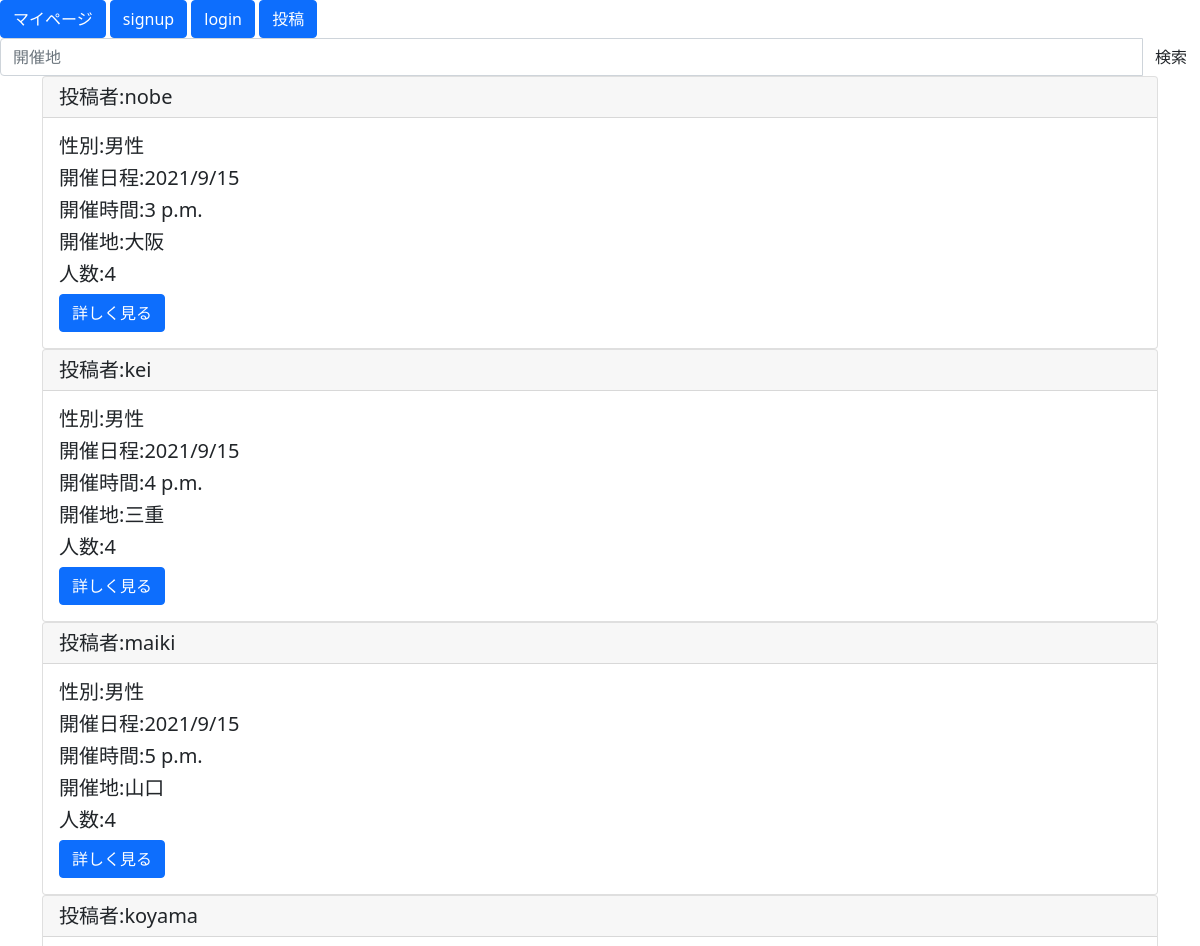
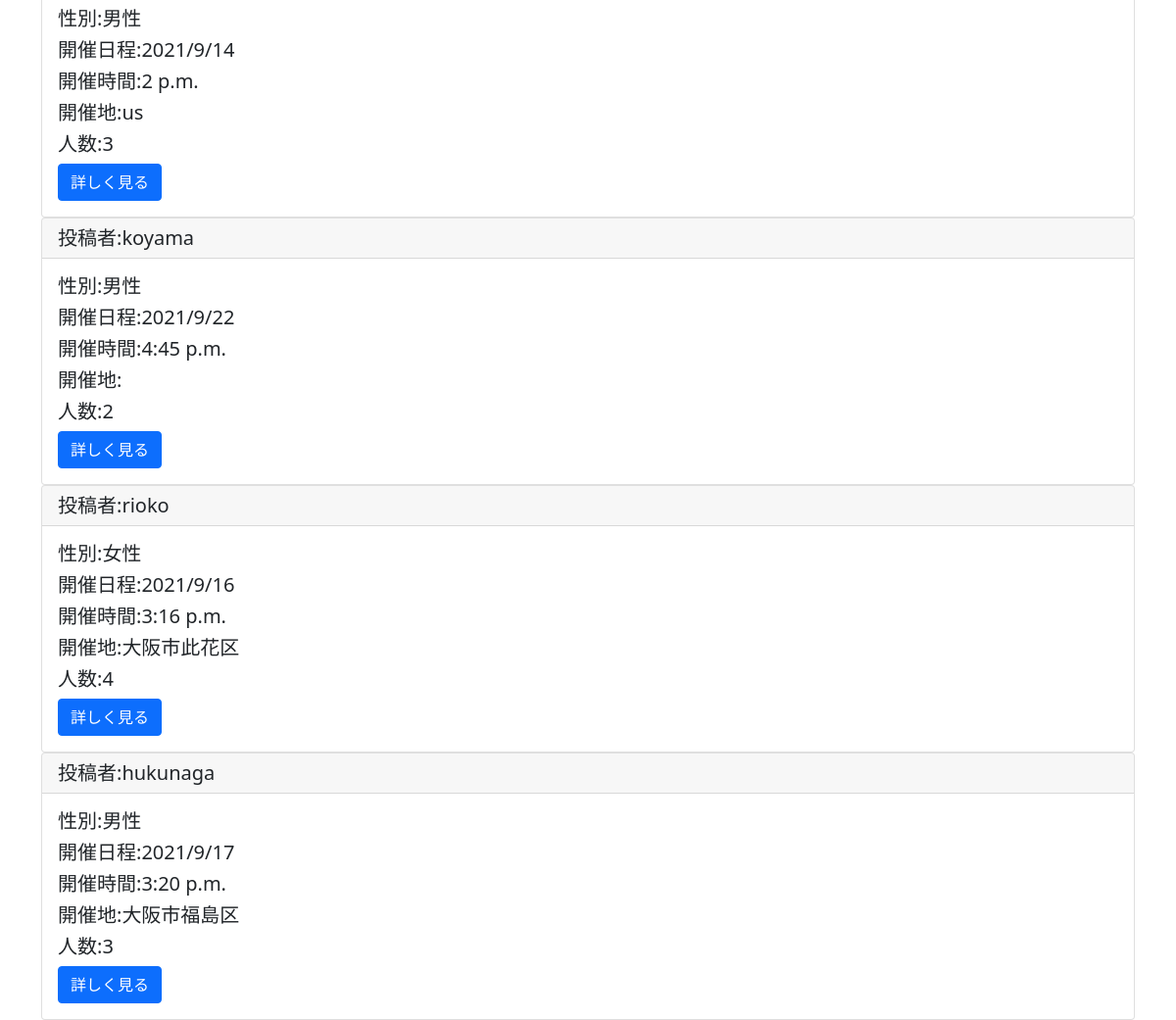
/index/ (signed in), run on the app's committed database (2 pictures, top to bottom).
### sofutomoapp/models.py (models this page shows)
class HostModel(models.Model):
    user = models.ForeignKey(User, on_delete=models.CASCADE)
    name = models.CharField(max_length=20, blank=True)
    gender = models.CharField(max_length=20, blank=True)
    age = models.IntegerField(null=True, blank=True, default=0)
    email = models.EmailField(max_length=240)
    good_counts = models.IntegerField(null=True, blank=True, default=0)
    location = models.CharField(max_length=30, blank=True)
    member = models.IntegerField(null=True, blank=True, default=0)
    event_date = models.DateField(null=True, blank=True)
    event_time = models.TimeField(null=True, blank=True)

### sofutomoapp/views.py (the view)
# urls.py: path('index/', indexview, name='index'),
@login_required
def indexview(request):
    if request.method == 'POST':
        location=request.POST['filter']
        host_filter = HostModel.objects.filter(location = location)
        return render(request, 'index.html', {'host_list':host_filter})
    else:
        host_list=HostModel.objects.all()
        return render(request, 'index.html', {'host_list':host_list})

### templates/index.html
{% extends 'base.html' %}
{% block header %}
<a href="{% url 'mypage' %}" class='btn btn-primary'>マイページ</a>
<a href="{% url 'signup' %}" class='btn btn-primary'>signup</a>
<a href="{% url 'login' %}" class='btn btn-primary'>login</a>
<a href="{% url 'host' %}" class='btn btn-primary'>投稿</a>
{% endblock header %}
{% block content %}
<form class="form-signin" method='post'>{% csrf_token %}
    <div class="input-group">
        <input type="text" class="form-control" placeholder="開催地" name='filter'>
        <span class="input-group-btn" >
            <button class="btn btn-default" type="submit" >検索</button>
        </span>
    </div>
</form>
<div class='container'>
    {% for item in host_list %}
    <div class='card'>
        <h5 class='card-header'>投稿者:{{item.user}}</h5>
        <div class='card-body'>
            <h5 class='card-title'>性別:{{item.gender}}</h5>
            <h5 class='card-title'>開催日程:{{item.event_date | date:"o/n/j"}}</h5>
            <h5 class='card-title'>開催時間:{{item.event_time}}</h5>
            <h5 class='card-title'>開催地:{{item.location}}</h5>
            <h5 class='card-title'>人数:{{item.member}}</h5>
            <a href="{% url 'detail' item.pk %}" class='btn btn-primary'>詳しく見る</a>
        </div>
    </div>
    {% endfor %}
</div>
{% endblock content %}

### templates/base.html (shortened to what this page needs)
<!doctype html>
<html lang="en">
  <head>
    <link href="https://cdn.jsdelivr.net/npm/bootstrap@5.0.0-beta2/dist/css/bootstrap.min.css" rel="stylesheet">
{% block header %}
{% endblock header %}
  </head>
  <body>
{% block content %}
{% endblock content %}
  </body>
</html>

### data on the page
HostModel: user "nobe", gender "男性", event_date "2021/9/15", event_time "3 p.m.", location "大阪", member "4"
HostModel: user "kei", gender "男性", event_date "2021/9/15", event_time "4 p.m.", location "三重", member "4"
HostModel: user "maiki", gender "男性", event_date "2021/9/15", event_time "5 p.m.", location "山口", member "4"
HostModel: user "koyama", gender "男性", event_date "2021/9/14", event_time "2 p.m.", location "us", member "3"
HostModel: user "koyama", gender "男性", event_date "2021/9/22", event_time "4:45 p.m.", member "2"
HostModel: user "rioko", gender "女性", event_date "2021/9/16", event_time "3:16 p.m.", location "大阪市此花区", member "4"
HostModel: user "hukunaga", gender "男性", event_date "2021/9/17", event_time "3:20 p.m.", location "大阪市福島区", member "3"
